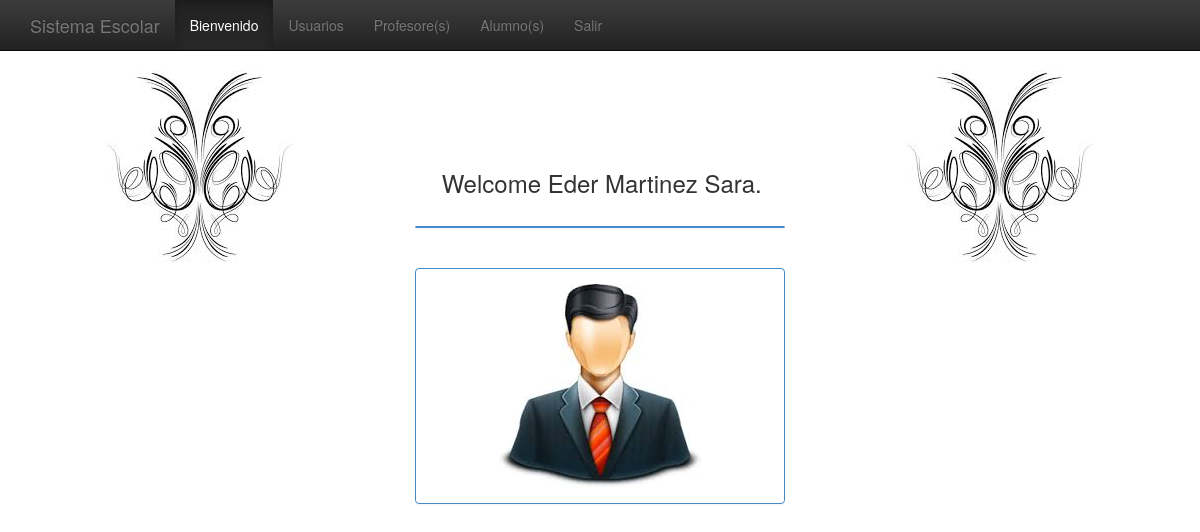
Screenshot of /Bienvenido.php (signed in) with the database file from the repository.
### tables this page shows
CREATE TABLE `usuario` (
  `id` int(11) NOT NULL AUTO_INCREMENT,
  `Nombre` varchar(250) DEFAULT NULL,
  `ApellidoPaterno` varchar(250) DEFAULT NULL,
  `ApellidoMaterno` varchar(250) DEFAULT NULL,
  `Teléfono` varchar(250) DEFAULT NULL,
  `Calle` varchar(250) DEFAULT NULL,
  `NumeroExterior` int(11) DEFAULT NULL,
  `NumeroInterior` int(11) DEFAULT NULL,
  `Colonia` varchar(250) DEFAULT NULL,
  `Municipio` varchar(250) DEFAULT NULL,
  `Estado` varchar(250) DEFAULT NULL,
  `CP` int(11) DEFAULT NULL,
  `Correo` varchar(250) DEFAULT NULL,
  `Usuario` varchar(250) DEFAULT NULL,
  `Contrasena` varchar(250) DEFAULT NULL,
  `Nivel` varchar(250) DEFAULT NULL,
  `Estatus` varchar(250) DEFAULT NULL,
  PRIMARY KEY (`id`)
);

### Bienvenido.php (the view, shortened to what this page needs)
<?php
    if(isset($_SESSION['sesionUsuario'])){
    echo"<html lang='en'>";
    require'header.php';
    $id = $_COOKIE['id'];
    $sql = "SELECT * FROM usuario WHERE id = $id";
    $consulta = mysql_query($sql)or die("Error de consulta $sql");
    $nivel = mysql_result($consulta, 0, 'Nivel');
    if($nivel == 1){
    echo"
    <div class=\"navbar navbar-inverse navbar-fixed-top\" role=\"navigation\">
      <div class=\"container\">
        <div class=\"navbar-header\">
          <button type=\"button\" class=\"navbar-toggle collapsed\" data-toggle=\"collapse\" data-target=\".navbar-collapse\">
            <span class=\"sr-only\">Toggle navigation</span>
            <span class=\"icon-bar\"></span>
            <span class=\"icon-bar\"></span>
            <span class=\"icon-bar\"></span>
          </button>
          <a class=\"navbar-brand\" href=\"Bienvenido.php\">Sistema Escolar</a>
        </div>
        <div class=\"navbar-collapse collapse\">
          <ul class=\"nav navbar-nav\">
            <li class=\"active\"><a href=\"Bienvenido.php\">Bienvenido</a></li>
            <li><a href=\"TestUsuario.php\">Usuarios</a></li>
            <li><a href=\"TestMateria.php\">Profesore(s)</a></li>
            <li><a href=\"TestGrupo.php\">Alumno(s)</a></li>
            <li><a href=\"Cerrar_sesion.php\">Salir</a></li>
          </ul>
        </div>
      </div>
    </div>";
    }
?>
     <div class="col-sm-4">
         <div class='img_user' align="center"><img src="bor1.jpg"></div>
     </div>
        <?php
            $nombre = mysql_result($consulta, 0, 'Nombre');
            $app = mysql_result($consulta, 0, 'ApellidoPaterno');
            $apm = mysql_result($consulta, 0, 'ApellidoMaterno');
        ?>
     <div class="col-sm-4">
            <?php
            echo"<br><br><br><br><div class='welcome'><h3>&nbsp;&nbsp;&nbsp;&nbsp;Welcome $nombre $app $apm.</h3></div><br>";
            ?>
            <div class="panel panel-primary">
            </div>
            <br>
            <div class="panel panel-primary">
                <div class="panel-body">
                   <div class='img_user' align="center"><img src="usuario.jpg"></div>
                </div>
            </div>
     </div>
     <div class="col-sm-4">
         <div class='img_user' align="center"><img src="bor1.jpg"></div>
     </div>
<?php
    }
    else{
        echo"<script>alert(' No ha iniciado sesión.');
			location.href = 'Login.php';
			</script>";
    }
?>
</html>

### header.php (shortened to what this page needs)
<head>
    <link href="css/bootstrap.min.css" rel="stylesheet">
    <link href="css/bootstrap-theme.min.css" rel="stylesheet">
    <link href="css/theme.css" rel="stylesheet">
  </head>

### rows the page displays
usuario: Nombre "Eder", ApellidoPaterno "Martinez", ApellidoMaterno "Sara"
